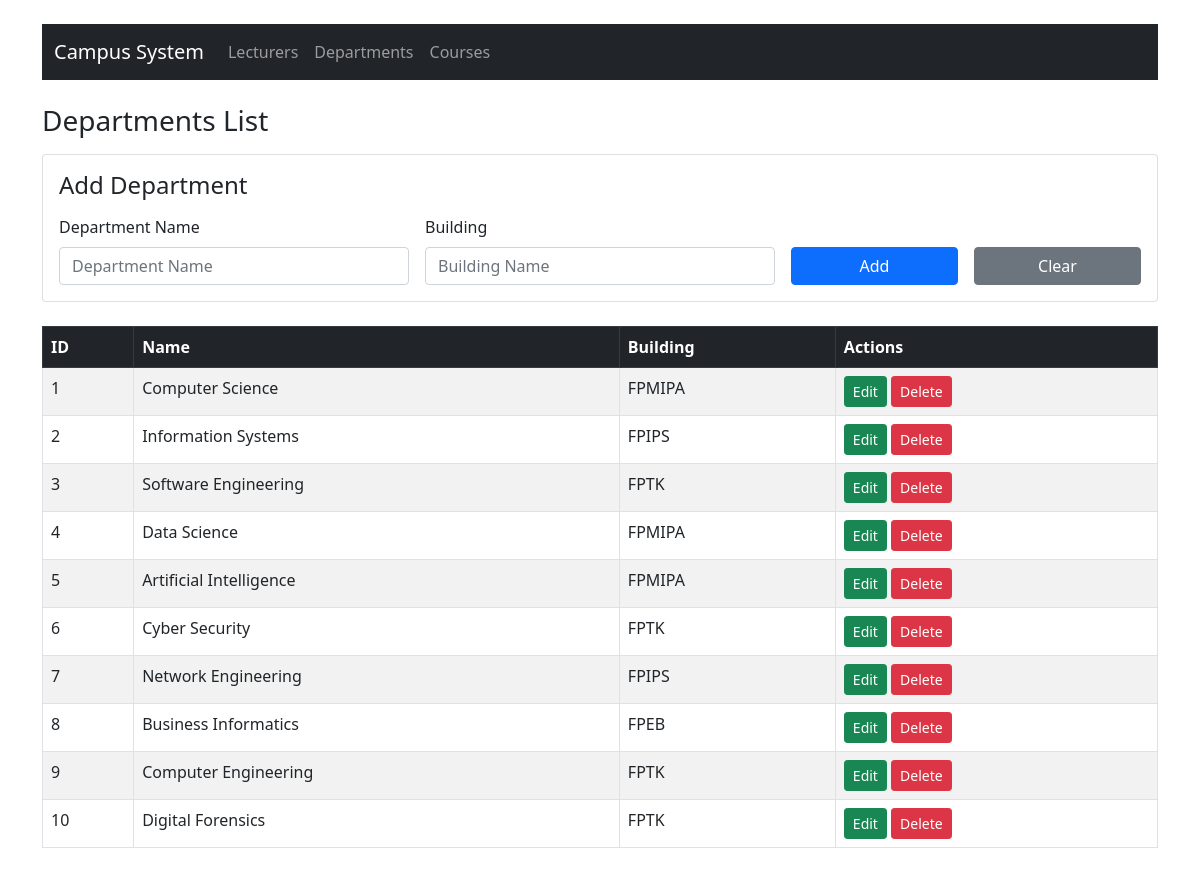
The page /Code/index.php?controller=department&action=index on the database its author committed.
### tables this page shows
CREATE TABLE `departments` (
  `id` int(11) NOT NULL,
  `name` varchar(100) NOT NULL,
  `building` varchar(100) NOT NULL
);

### Code/Controller/BaseController.php (called while the page is built, shortened)
<?php
abstract class BaseController {
    protected function render($view, $data = []) {
        extract($data);
        include "View/{$view}.php";
    }
}
?>

### Code/Controller/DepartmenController.php (called while the page is built, shortened)
<?php
require_once 'Controller/BaseController.php';
require_once 'Models/Departmen.php';
class DepartmentController extends BaseController {
    private $model;
    public function __construct() {
        $this->model = new Department();
    }
    public function index() {
        $department = null;
        $departments = $this->model->getAll();
        $this->render('Departments', [
            'departments' => $departments,
            'department'  => $department
        ]);
    }
}

### Code/Models/DB.php (called while the page is built, shortened)
<?php
require_once 'config/database.php';
abstract class DB {
    public function __construct() {
        $database = new Database();
        $this->conn = $database->getConnection();
    }
}
?>

### Code/Config/database.php (called while the page is built, shortened)
<?php
class Database {
    private $host = "localhost";
    private $username = "root";
    private $password = "";
    private $db_name = "tp_mvc25";
    public function getConnection() {
        $this->conn = null;
        try {
            $this->conn = new mysqli($this->host, $this->username, $this->password, $this->db_name);
        } catch(Exception $e) {
            echo "Connection error: " . $e->getMessage();
        }
        return $this->conn;
    }
}
?>

### Code/Models/Departmen.php (called while the page is built, shortened)
<?php
require_once 'Models/DB.php';
class Department extends DB {
    public function getAll() {
        return $this->conn->query("SELECT * FROM departments")->fetch_all(MYSQLI_ASSOC);
    }
}

### Code/View/Departments.php (the view, shortened to what this page needs)
<!DOCTYPE html>
<html>
<head>
        <link rel="stylesheet" href="Assets/CSS/bootstrap.min.css">
</head>
<body class="container py-4">
<nav class="navbar navbar-expand-lg navbar-dark bg-dark mb-4">
    <div class="container-fluid">
        <a class="navbar-brand" href="index.php">Campus System</a>
        <div class="collapse navbar-collapse" id="navbarNav">
            <ul class="navbar-nav">
                                <li class="nav-item">
                    <a class="nav-link" href="index.php?controller=lecturer&action=index">Lecturers</a>
                </li>
                                <li class="nav-item">
                    <a class="nav-link" href="index.php?controller=department&action=index">Departments</a>
                </li>
                                <li class="nav-item">
                    <a class="nav-link" href="index.php?controller=course&action=index">Courses</a>
                </li>
            </ul>
        </div>
    </div>
</nav>
<h3 class="mb-3">Departments List</h3>
<div class="card p-3 mb-4">
    <h4 class="mb-3">
                <?= isset($department) ? "Edit Department" : "Add Department" ?>
    </h4>
        <form action="index.php?controller=department&action=<?= isset($department) ? 'edit&id=' . $department['id'] : 'create' ?>" method="POST" class="row g-3">
                <div class="col-md-4">
            <label class="form-label">Department Name</label>
            <input type="text" name="name" class="form-control" required
                                      value="<?= isset($department) ? htmlspecialchars($department['name']) : '' ?>"
                   placeholder="Department Name">
        </div>
                <div class="col-md-4">
            <label class="form-label">Building</label>
            <input type="text" name="building" class="form-control" required
                                      value="<?= isset($department) ? htmlspecialchars($department['building']) : '' ?>"
                   placeholder="Building Name">
        </div>
                <div class="col-md-2 d-flex align-items-end">
                    <button type="submit" class="btn <?= isset($department) ? 'btn-success' : 'btn-primary' ?> w-100"> <?= isset($department) ? "Update" : "Add" ?>
                    </button>
        </div>
                <div class="col-md-2 d-flex align-items-end">
                        <a href="index.php?controller=department&action=index" class="btn btn-secondary w-100">Clear</a>
        </div>
    </form>
</div>
<table class="table table-striped table-bordered">
    <thead class="table-dark">
        <tr>
            <th>ID</th>
            <th>Name</th>
            <th>Building</th>
            <th>Actions</th>
        </tr>
    </thead>
        <tbody>
                <?php if (empty($departments)): ?>
            <tr><td colspan="4" class="text-center">No departments found</td></tr>
        <?php else: ?>
                        <?php foreach ($departments as $dep): ?>
                <tr>
                    <td><?= $dep['id'] ?></td>
                    <td><?= htmlspecialchars($dep['name']) ?></td>
                    <td><?= htmlspecialchars($dep['building']) ?></td>
                    <td>
                                                <a href="index.php?controller=department&action=index&id=<?= $dep['id'] ?>"
                           class="btn btn-sm btn-success">Edit</a>
                                                <a href="index.php?controller=department&action=delete&id=<?= $dep['id'] ?>"
                           class="btn btn-sm btn-danger"
                           onclick="return confirm('Are you sure you want to delete this lecturer?')">
                           Delete
                        </a>
                    </td>
                </tr>
            <?php endforeach; ?>
        <?php endif; ?>
    </tbody>
</table>
</body>
</html>

### rows shown on the page
departments: id "1", name "Computer Science", building "FPMIPA"
departments: id "2", name "Information Systems", building "FPIPS"
departments: id "3", name "Software Engineering", building "FPTK"
departments: id "4", name "Data Science", building "FPMIPA"
departments: id "5", name "Artificial Intelligence", building "FPMIPA"
departments: id "6", name "Cyber Security", building "FPTK"
departments: id "7", name "Network Engineering", building "FPIPS"
departments: id "8", name "Business Informatics", building "FPEB"
departments: id "9", name "Computer Engineering", building "FPTK"
departments: id "10", name "Digital Forensics", building "FPTK"
